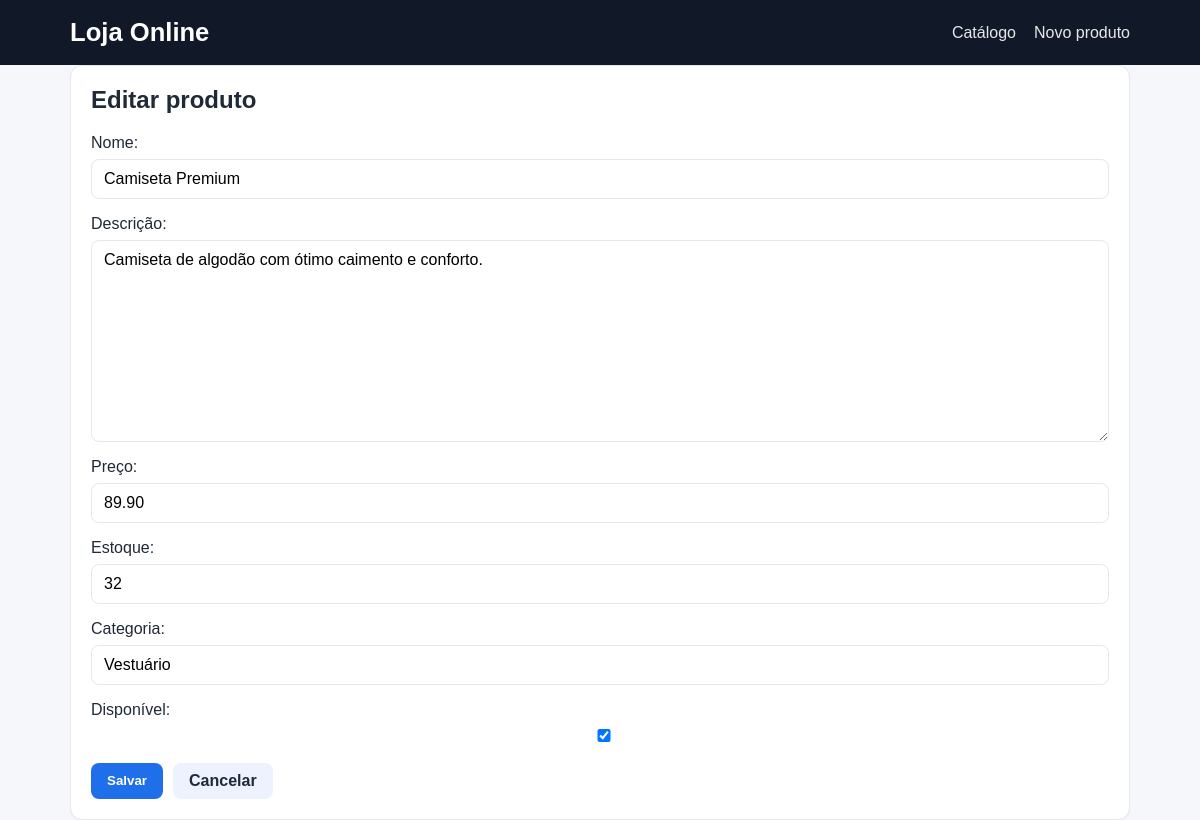
The app's page /produtos/3/editar/ with its own data.
### catalogo/models.py (models this page shows, shortened)
class Produto(models.Model):
    nome = models.CharField(max_length=150, verbose_name='Nome')
    descricao = models.TextField(blank=True, verbose_name='Descrição')
    preco = models.DecimalField(max_digits=10, decimal_places=2, verbose_name='Preço')
    estoque = models.PositiveIntegerField(default=0, verbose_name='Estoque')
    categoria = models.CharField(max_length=80, default='Geral', verbose_name='Categoria')
    disponivel = models.BooleanField(default=True, verbose_name='Disponível')
    criado_em = models.DateTimeField(auto_now_add=True, verbose_name='Criado em')
    atualizado_em = models.DateTimeField(auto_now=True, verbose_name='Atualizado em')
    class Meta:
        ordering = ['nome']
        verbose_name = 'Produto'
        verbose_name_plural = 'Produtos'

### catalogo/views.py (the view)
# urls.py: path('produtos/<int:pk>/editar/', ProdutoUpdateView.as_view(), name='produto_update'),
class ProdutoUpdateView(UpdateView):
    model = Produto
    template_name = 'catalogo/produto_form.html'
    fields = ['nome', 'descricao', 'preco', 'estoque', 'categoria', 'disponivel']
    success_url = reverse_lazy('produto_list')

### catalogo/templates/catalogo/produto_form.html (shortened to what this page needs)
{% extends 'catalogo/base.html' %}
{% block content %}
<div class="form-card">
    <h2>{% if form.instance.pk %}Editar produto{% else %}Novo produto{% endif %}</h2>
    <form method="post">
        {{ form.as_p }}
        <div class="card-actions">
            <button class="button primary" type="submit">Salvar</button>
            <a class="button secondary" href="{% url 'produto_list' %}">Cancelar</a>
        </div>
    </form>
</div>
{% endblock %}

### static/catalogo/styles.css (style rules this page uses)
:root { --bg: #f5f7fb; --panel: #ffffff; --primary: #1f6feb; --primary-dark: #1247a6; --danger: #d32f2f; --text: #1f2937; --muted: #6b7280; --border: #e5e7eb; --success: #198754; --warning: #b7791f; }
* { box-sizing: border-box; }
body { margin: 0; font-family: Arial, sans-serif; background: var(--bg); color: var(--text); }
.product-card, .detail-card, .form-card { background: var(--panel); border: 1px solid var(--border); border-radius: 12px; padding: 20px; box-shadow: 0 1px 2px rgba(17, 24, 39, 0.04); }
.card-actions { display: flex; flex-wrap: wrap; gap: 10px; margin-top: 18px; }
.button, .card-actions a, button { display: inline-flex; align-items: center; justify-content: center; padding: 9px 16px; border-radius: 8px; text-decoration: none; border: none; cursor: pointer; font-weight: 600; }
.button.primary, .card-actions a { background: var(--primary); color: white; }
.button.secondary, .card-actions a:nth-child(3) { background: #eef2ff; color: #1f2937; }
.detail-card h2, .form-card h2 { margin-top: 0; }
form p { display: flex; flex-direction: column; gap: 7px; margin-bottom: 16px; }
form input, form textarea, form select { width: 100%; border: 1px solid var(--border); border-radius: 8px; padding: 10px 12px; font: inherit; }
form textarea { min-height: 110px; resize: vertical; }

### records on screen
Produto: nome "Camiseta Premium", descricao "Camiseta de algodão com ótimo caimento e conforto.", preco "89.90", estoque "32", categoria "Vestuário", disponivel "☑"
